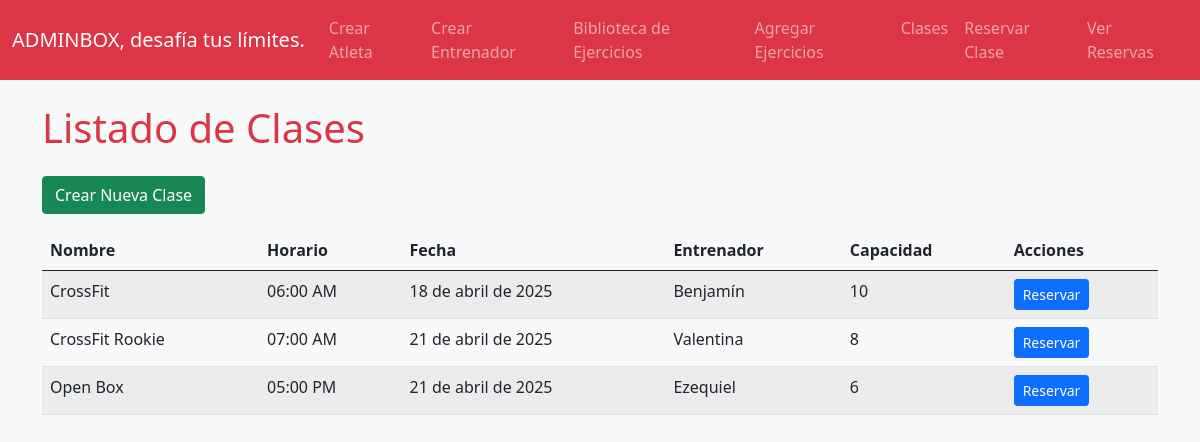
/listar_clases/, run on an earlier commit of the app's database.
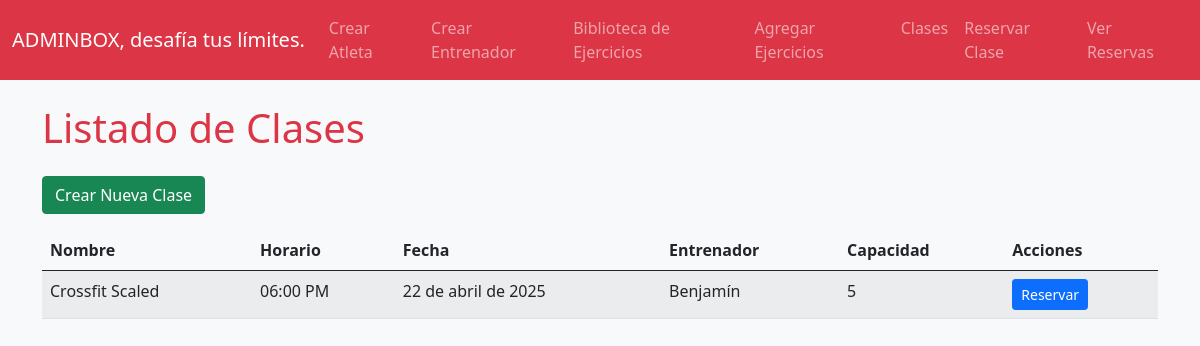
And on a later commit of the database.
### gym_app/models.py (models this page shows, shortened)
class Clase(models.Model):
    HORARIOS = [
        ('06:00', '06:00 AM'),
        ('07:00', '07:00 AM'),
        ('08:00', '08:00 AM'),
        ('17:00', '05:00 PM'),
        ('18:00', '06:00 PM'),
        ('19:00', '07:00 PM'),
    ]
    nombre = models.CharField(max_length=50)
    horario = models.CharField(max_length=5, choices=HORARIOS)
    fecha = models.DateField()
    entrenador = models.ForeignKey(Entrenador, on_delete=models.SET_NULL, null=True)
    capacidad_maxima = models.PositiveIntegerField(default=15)

class Entrenador(models.Model):
    nombre = models.CharField(max_length=50)
    apellido = models.CharField(max_length=20)
    especialidad = models.CharField(max_length=20, choices=Categoria.Categoria_esp)
    def __str__(self):
        return self.nombre

### gym_app/views.py (the view)
# urls.py: path('listar_clases/', views.listar_clases, name='listar_clases'),
def listar_clases(request):
    clases = Clase.objects.all().order_by('fecha', 'horario')
    return render(request, 'list_clases.html', {'clases': clases})

### gym_app/templates/list_clases.html
{% extends 'base.html' %}
{% block content %}
  <h1 class="mb-4" style="color: #dc3545;">Listado de Clases</h1>
  <a class="btn btn-success mb-3" href="{% url 'crear_clase' %}">Crear Nueva Clase</a>
  <div class="table-responsive">
    <table class="table table-striped">
      <thead>
        <tr>
          <th>Nombre</th>
          <th>Horario</th>
          <th>Fecha</th>
          <th>Entrenador</th>
          <th>Capacidad</th>
          <th>Acciones</th>
        </tr>
      </thead>
      <tbody>
        {% for clase in clases %}
          <tr>
            <td>{{ clase.nombre }}</td>
            <td>{{ clase.get_horario_display }}</td>
            <td>{{ clase.fecha }}</td>
            <td>{{ clase.entrenador|default:"Sin asignar" }}</td>
            <td>{{ clase.capacidad_maxima }}</td>
            <td>
              <a href="{% url 'crear_reserva' %}?clase={{ clase.id }}" class="btn btn-sm btn-primary">Reservar</a>
            </td>
          </tr>
        {% empty %}
          <tr>
            <td colspan="6">No hay clases programadas.</td>
          </tr>
        {% endfor %}
      </tbody>
    </table>
  </div>
{% endblock %}

What changed in the data, as far as the page shows it:
removed Clase: nombre "CrossFit Rookie", horario "07:00 AM", fecha "21 de abril de 2025", entrenador "Valentina", capacidad_maxima "8"
removed Clase: nombre "Open Box", horario "05:00 PM", fecha "21 de abril de 2025", entrenador "Ezequiel", capacidad_maxima "6"
changed Clase "Benjamín": nombre "CrossFit" → "Crossfit Scaled"; horario "06:00 AM" → "06:00 PM"; fecha "18 de abril de 2025" → "22 de abril de 2025"; capacidad_maxima "10" → "5"
